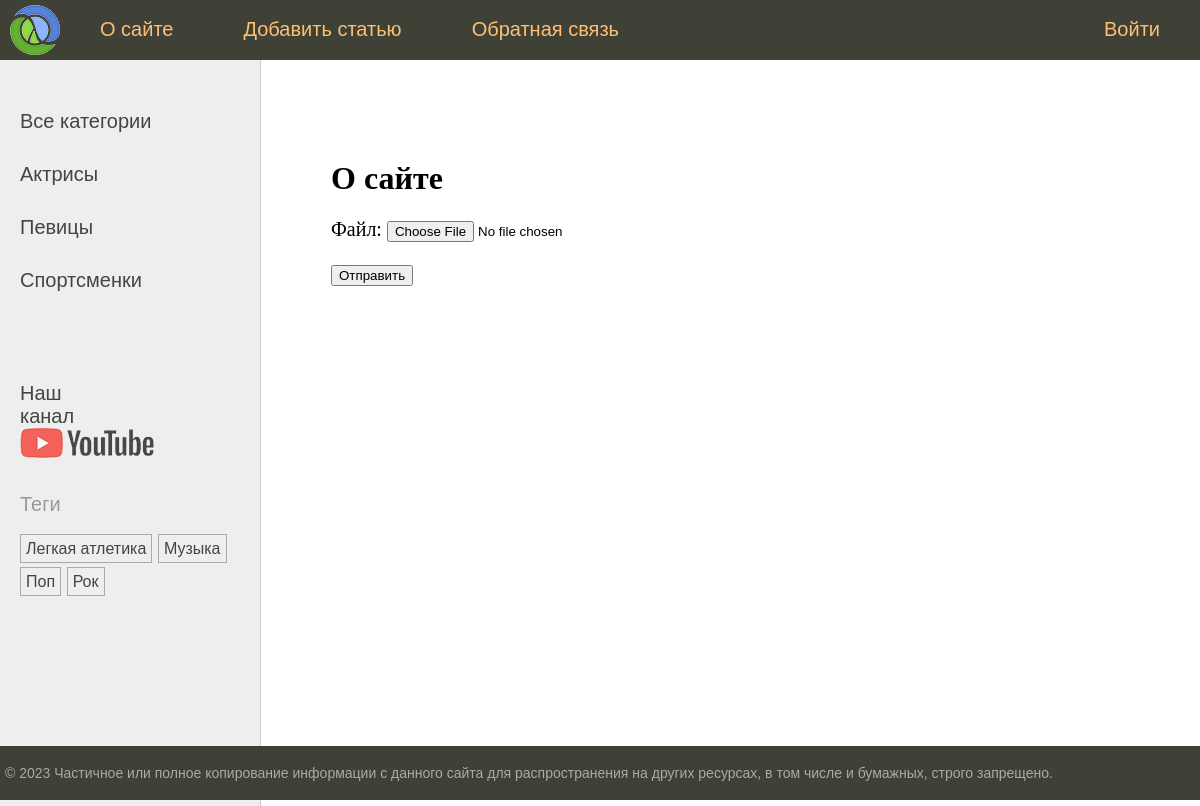
The page /about/ on the database its author committed.
### women/models.py (models this page shows, shortened)
class Category(models.Model):
    name = models.CharField(
        max_length=100,
        db_index=True,
        verbose_name='Категория'
    )
    slug = models.SlugField(
        max_length=255,
        unique=True,
        db_index=True,
        verbose_name='Slug'
    )
    class Meta:
        verbose_name = 'Категория'
        verbose_name_plural = 'Категории'
    def get_absolute_url(self):
        return reverse("category", kwargs={"cat_slug": self.slug})

class TagPost(models.Model):
    tag = models.CharField(
        max_length=100,
        db_index=True
    )
    slug = models.SlugField(
        max_length=255,
        unique=True,
        db_index=True
    )
    def get_absolute_url(self):
        return reverse('tag', kwargs={'tag_slug': self.slug})

### women/views.py (the view)
# urls.py: path('about/', views.about, name='about'),
def about(request: HttpRequest):
    if request.method == "POST":
        form = UploadFileForm(request.POST, request.FILES)
        if form.is_valid():
            fp = UploadFiles(file=form.cleaned_data["file"])
            fp.save()
    else:
        form = UploadFileForm()
    context =  {
        "title": 'О сайте',
        "menu": menu,
        "form": form
    }
    return render(request, 'women/about.html', context)

### women/forms.py
class UploadFileForm(forms.Form):
    file = forms.ImageField(
        label="Файл"
    )

### women/templatetags/women_tags.py (called while the page is built)
@register.inclusion_tag('women/list_categories.html')
def show_categories(cat_selected=0):
    cats = Category.objects.annotate(total=Count('posts')).filter(total__gt=0)
    return {'cats': cats, "cat_selected": cat_selected}

@register.inclusion_tag('women/list_tags.html')
def show_all_tags(cat_selected=0):
    tags = TagPost.objects.annotate(total=Count('tags')).filter(total__gt=0)
    return {'tags': tags}

### women/templates/women/about.html (shortened to what this page needs)
{% extends 'base.html' %}
{% block content %}
<h1>{{title}}</h1>
<form action="" method="post" enctype="multipart/form-data">
    {{ form.as_p }}
    <p><input type="submit" value="Отправить"></p>
</form>
{% endblock %}

### women/templates/women/list_categories.html
{% for cat in cats   %}
{% if cat.id == cat_selected %}
<li class="selected">{{ cat.name }}</li>
{% else %}
<li><a href="{{ cat.get_absolute_url }}">{{  cat.name }}</li>
{% endif %}
{% endfor %}

### women/templates/women/list_tags.html (shortened to what this page needs)
{% if tags %}
    <p>Теги</p>
    <ul class="tags-list">
        {% for t in tags %}
        <li><a href="{{ t.get_absolute_url }}">{{ t.tag }}</a></li>
        {% endfor %}
    </ul>
{% endif %}

### women/static/women/css/styles.css (style rules this page uses)
html, body { font-family: 'Arial'; margin: 0; padding: 0; height: 100%; width: 100%; color: #444; }
a { color: #0059b2; text-decoration: none; }
.left-chapters ul { width: 230px; margin: 0; padding: 20px 10px 10px 20px; list-style: none; font-size: 20px; }
.left-chapters ul li { margin: 30px 0 0 0; color: #999; }
.left-chapters ul li a { color: #444; text-decoration: none; }
.left-chapters ul li.share a { display: inline-block; width: 40px; height: 40px; margin: 0 20px 0 0; }
ul.tags-list { width: 100%; margin: 0; padding: 0; list-style: none; }
ul.tags-list li { margin: 0; padding: 0 0 10px; display: inline-block; }
ul.tags-list li a { padding: 5px; font-size: 16px; border: 1px solid #aaa; }
.content-text h1 { font-size: 32px; }

### rows shown on the page
Category: name "Актрисы"
Category: name "Певицы"
Category: name "Спортсменки"
TagPost: tag "Легкая атлетика"
TagPost: tag "Музыка"
TagPost: tag "Поп"
TagPost: tag "Рок"

### other values the page prints
{{ m.title }} "О сайте" "Добавить статью" "Обратная связь" "Войти"
{{ title }} "О сайте"
